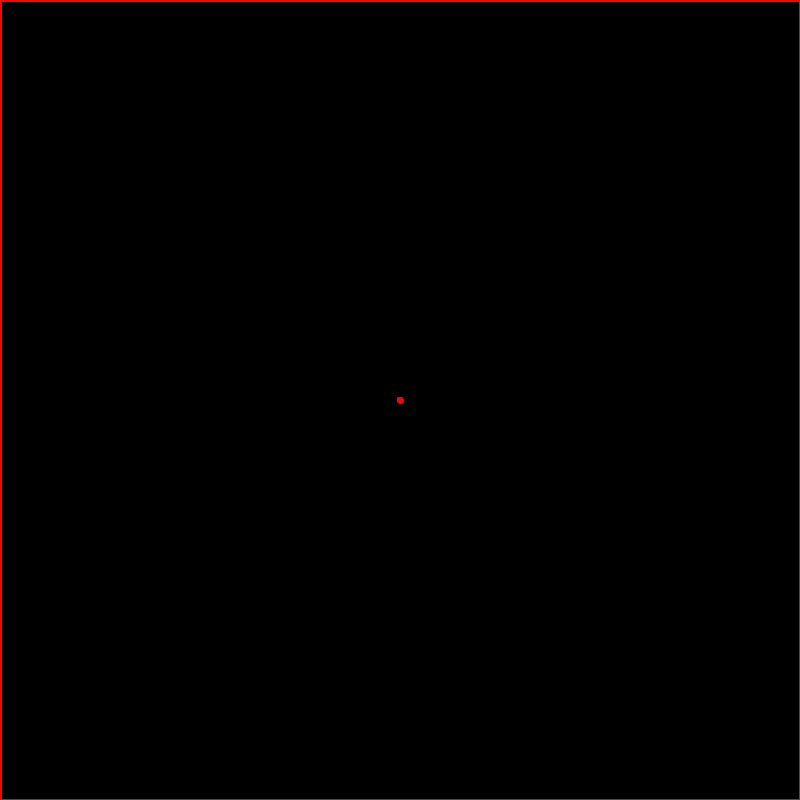
Frame 1 (no input)
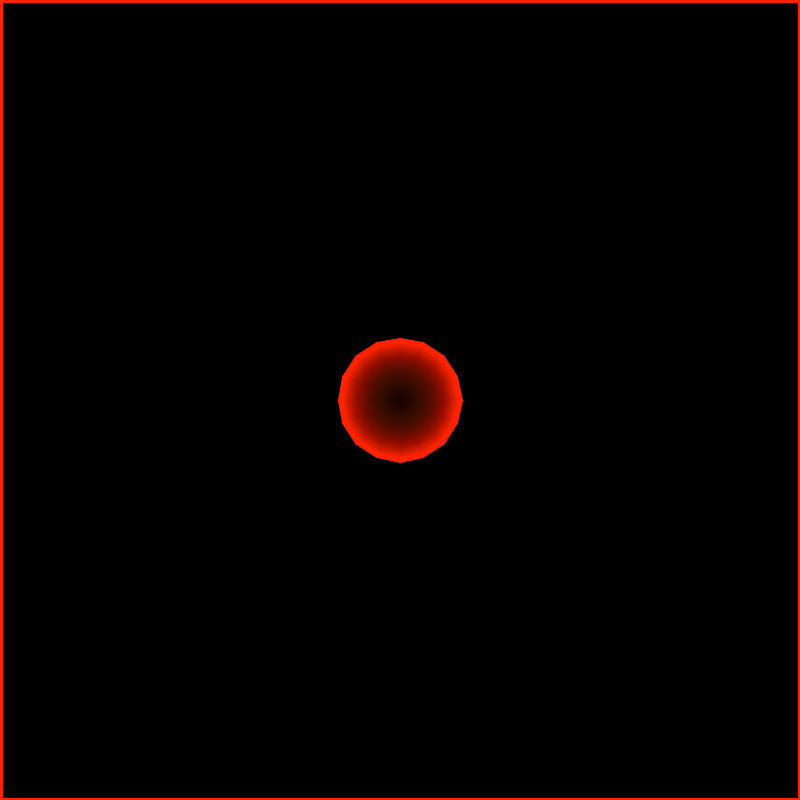
Frame 60 (the mouse pressed at the canvas centre just before this capture)
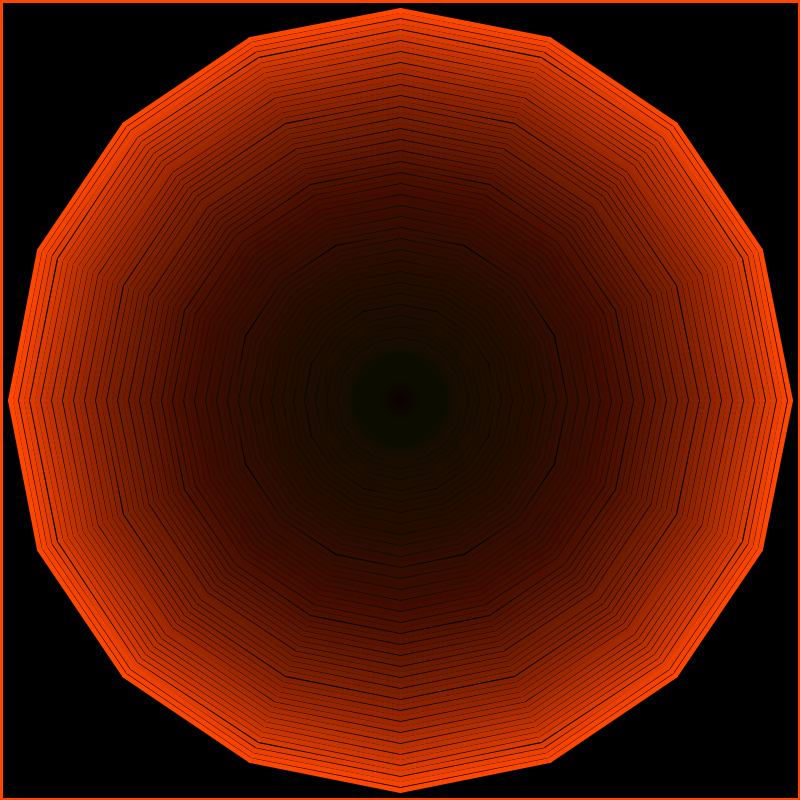
Frame 120 (the mouse held since frame 60 and released just before this capture)

The Processing sketch that drew these frames (run headless with seeded random() and noise(); from frame 60 on, the mouse is pressed at the canvas centre):

// Processing sketch: Circle_In_A_Square
// ── Circle_In_A_Square.pde
int total = 16;
Ball[] balls = new Ball[total];
float colour = 0;

void setup() {
  frameRate(120);
  size(800, 800);
  for (int i = 0; i < balls.length; i++)
    balls[i] = new Ball(i);
  background(0);
  colorMode(HSB);
  stroke(colour, 255, 255);
  strokeWeight(3);
}

void draw() {
  fill(0, 10);
  rect(0, 0, width, height);
  stroke(colour, 255, 255);
  for (Ball ball : balls) {
    ball.update();
    ball.borders();
    ball.show();
  }
  colour += 0.1;
  if (colour >= 240)
    colour = 0;
}

// ── Ball.pde
class Ball {
  PVector pos, mom;
  float speed, direction, radius;
  int ID;
  float r, b;

  Ball(int ID_) {
    pos = new PVector(width/2, height/2);
    mom = new PVector();
    speed = 1;
    radius = 5;
    ID = ID_;
    direction = (2*PI/total) * ID+PI/4;
    mom.x = cos(direction);
    mom.y = sin(direction);
  }

  void update() {
    speed = map(mouseX, 0, width, 1, 10);
    pos.x += mom.x*speed;
    pos.y += mom.y*speed;
    mom.y += 0.0;
  }

  void show() {
    fill(255);
    noStroke();
    //ellipse(pos.x, pos.y, 5, 5);
    stroke(colour, 255, 255);
    strokeWeight(5);
    if (ID == balls.length-1)
      line(pos.x, pos.y, balls[0].pos.x, balls[0].pos.y);
    if (ID > 0) {
      line(pos.x, pos.y, balls[ID-1].pos.x, balls[ID-1].pos.y);
    }
  }

  void borders() {
    if (pos.x < radius) {
      mom.x *= -1;
      pos.x = abs(pos.x);
    }
    if (pos.x > width-radius) {
      mom.x *= -1;
      pos.x = width - (pos.x-width);
    }
    if (pos.y < radius) {
      mom.y *= -1;
      pos.y = abs(pos.y);
    }
    if (pos.y > height-radius) {
      mom.y *= -1;
      pos.y = height - (pos.y - height);
    }
    pos.x = constrain(pos.x, radius, width-radius);
    pos.y = constrain(pos.y, radius, width-radius);
    //pos.x += random(-0.5,0.5) *speed;
    //pos.y += random(-0.5,0.5) *speed;
  }
}
